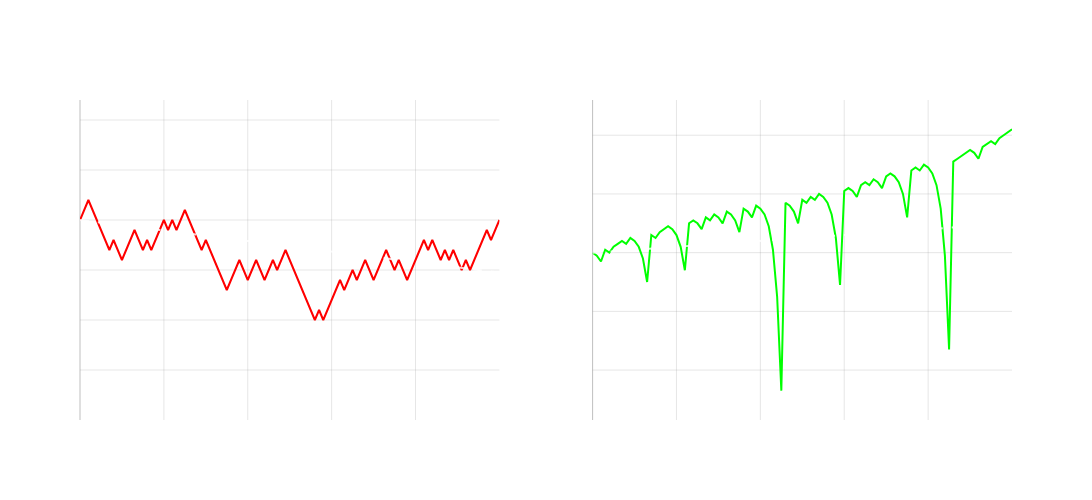

Notebook source saved alongside this figure:
### Markdown cell above
##### Examples of Optimal Policies in Casino Games

##### **Example:** Martingaling Roulette

 $$\mathbb{E}^{\pi_{roulette}}[\text{Wealth}] = \frac{18}{37} \cdot W_t + \frac{19}{37} \cdot (W_t - 1) = W_t - \frac{1}{37} \approx W_t - 2.7\%$$

 $$\mathbb{E}^{\pi_{martingale}}[\text{Wealth}] = \frac{18}{37} \cdot (W_t + 1) + \frac{19}{37} \cdot (W_t - 1 - 2 - 4 - ... - 2^n) = W_t + 1$$

*European Odds*

 The martingale strategy appears to guarantee a profit of $1 by doubling bets after each loss. However, this requires infinite wealth and no table limits.

### Code cell
# Roulette simulation parameters
n_plays = 100
starting_wealth = 10000
base_bet = 10

# Initialize wealth arrays
wealth_normal = np.zeros(n_plays + 1)
wealth_normal[0] = starting_wealth
wealth_martingale = np.zeros(n_plays + 1)
wealth_martingale[0] = starting_wealth

# Simulate normal roulette strategy
current_bet = base_bet
for i in range(n_plays):
    # 18/38 chance of winning on red/black bet in American roulette (0 and 00)
    won = np.random.random() < (18/38)
    if won:
        wealth_normal[i+1] = wealth_normal[i] + current_bet
    else:
        wealth_normal[i+1] = wealth_normal[i] - current_bet

# Simulate martingale strategy
current_bet = base_bet
for i in range(n_plays):
    won = np.random.random() < (18/38)
    if won:
        wealth_martingale[i+1] = wealth_martingale[i] + current_bet
        current_bet = base_bet
    else:
        wealth_martingale[i+1] = wealth_martingale[i] - current_bet
        current_bet *= 2

# Calculate theoretical edges
x_vals = np.arange(n_plays + 1)
ev_per_play = base_bet * ((18/38) - (20/38))  # -0.0526 per unit bet
theoretical_edge_normal = starting_wealth + ev_per_play * x_vals
theoretical_edge_martingale = starting_wealth + x_vals  # +1 per play

# Find y-axis ranges for each plot separately
y_min_normal = min(min(wealth_normal), min(theoretical_edge_normal))
y_max_normal = max(max(wealth_normal), max(theoretical_edge_normal))
y_range_normal = [y_min_normal - 100, y_max_normal + 100]

y_min_martingale = min(min(wealth_martingale), min(theoretical_edge_martingale))
y_max_martingale = max(max(wealth_martingale), max(theoretical_edge_martingale))
y_range_martingale = [y_min_martingale - 100, y_max_martingale + 100]

# Create figure with subplots
fig = make_subplots(
    rows=1, cols=2,
    subplot_titles=(
        f'Normal Roulette Strategy (EV: ${ev_per_play:.2f}/play)',
        'Martingale Strategy (Theoretical EV: +$1/play)'
    )
)

# Add traces for normal strategy
fig.add_trace(
    go.Scatter(
        x=x_vals,
        y=wealth_normal,
        mode='lines',
        line=dict(color='rgba(255, 0, 0, 1)', width=2),
        name='Wealth (Normal)'
    ),
    row=1, col=1
)

fig.add_trace(
    go.Scatter(
        x=x_vals,
        y=theoretical_edge_normal,
        mode='lines',
        line=dict(color='rgba(255, 255, 255, 0.8)', width=2, dash='dash'),
        name='Expected Value (Normal)'
    ),
    row=1, col=1
)

# Add traces for martingale strategy
fig.add_trace(
    go.Scatter(
        x=x_vals,
        y=wealth_martingale,
        mode='lines',
        line=dict(color='rgba(0, 255, 0, 1)', width=2),
        name='Wealth (Martingale)'
    ),
    row=1, col=2
)

fig.add_trace(
    go.Scatter(
        x=x_vals,
        y=theoretical_edge_martingale,
        mode='lines',
        line=dict(color='rgba(255, 255, 255, 0.8)', width=2, dash='dash'),
        name='Expected Value (Martingale)'
    ),
    row=1, col=2
)

# Update layout
fig.update_layout(
    height=500,
    width=1300,
    showlegend=False,
    plot_bgcolor='rgba(0,0,0,0)',
    paper_bgcolor='rgba(0,0,0,0)',
    font=dict(color='white')
)

# Update axes
for i in [1, 2]:
    fig.update_xaxes(
        title='Number of Plays',
        showgrid=True,
        gridwidth=1,
        gridcolor='rgba(128,128,128,0.2)',
        zeroline=True,
        zerolinewidth=1,
        zerolinecolor='rgba(128,128,128,0.5)',
        row=1, col=i
    )
    fig.update_yaxes(
        title='Wealth ($)' if i == 1 else '',
        showgrid=True,
        gridwidth=1,
        gridcolor='rgba(128,128,128,0.2)',
        zeroline=True,
        zerolinewidth=1,
        zerolinecolor='rgba(128,128,128,0.5)',
        range=y_range_normal if i == 1 else y_range_martingale,
        row=1, col=i
    )

fig.show()

### Figure 1 — Plotly figure (JSON) as saved in the notebook; plotly's stock layout.template omitted (floating-point values rounded to 4 significant figures)
{"data": [{"line": {"color": "rgba(255, 0, 0, 1)", "width": 2}, "mode": "lines", "name": "Wealth (Normal)", "type": "scatter", "x": [0, 1, 2, 3, 4, 5, 6, 7, 8, 9, 10, 11, 12, 13, 14, 15, 16, 17, 18, 19, 20, 21, 22, 23, 24, 25, 26, 27, 28, 29, 30, 31, 32, 33, 34, 35, 36, 37, 38, 39, 40, 41, 42, 43, 44, 45, 46, 47, 48, 49, 50, 51, 52, 53, 54, 55, 56, 57, 58, 59, 60, 61, 62, 63, 64, 65, 66, 67, 68, 69, 70, 71, 72, 73, 74, 75, 76, 77, 78, 79, 80, 81, 82, 83, 84, 85, 86, 87, 88, 89, 90, 91, 92, 93, 94, 95, 96, 97, 98, 99, 100], "xaxis": "x", "y": [10000.0, 10010.0, 10020.0, 10010.0, 10000.0, 9990.0, 9980.0, 9970.0, 9980.0, 9970.0, 9960.0, 9970.0, 9980.0, 9990.0, 9980.0, 9970.0, 9980.0, 9970.0, 9980.0, 9990.0, 10000.0, 9990.0, 10000.0, 9990.0, 10000.0, 10010.0, 10000.0, 9990.0, 9980.0, 9970.0, 9980.0, 9970.0, 9960.0, 9950.0, 9940.0, 9930.0, 9940.0, 9950.0, 9960.0, 9950.0, 9940.0, 9950.0, 9960.0, 9950.0, 9940.0, 9950.0, 9960.0, 9950.0, 9960.0, 9970.0, 9960.0, 9950.0, 9940.0, 9930.0, 9920.0, 9910.0, 9900.0, 9910.0, 9900.0, 9910.0, 9920.0, 9930.0, 9940.0, 9930.0, 9940.0, 9950.0, 9940.0, 9950.0, 9960.0, 9950.0, 9940.0, 9950.0, 9960.0, 9970.0, 9960.0, 9950.0, 9960.0, 9950.0, 9940.0, 9950.0, 9960.0, 9970.0, 9980.0, 9970.0, 9980.0, 9970.0, 9960.0, 9970.0, 9960.0, 9970.0, 9960.0, 9950.0, 9960.0, 9950.0, 9960.0, 9970.0, 9980.0, 9990.0, 9980.0, 9990.0, 10000.0], "yaxis": "y"}, {"line": {"color": "rgba(255, 255, 255, 0.8)", "dash": "dash", "width": 2}, "mode": "lines", "name": "Expected Value (Normal)", "type": "scatter", "x": [0, 1, 2, 3, 4, 5, 6, 7, 8, 9, 10, 11, 12, 13, 14, 15, 16, 17, 18, 19, 20, 21, 22, 23, 24, 25, 26, 27, 28, 29, 30, 31, 32, 33, 34, 35, 36, 37, 38, 39, 40, 41, 42, 43, 44, 45, 46, 47, 48, 49, 50, 51, 52, 53, 54, 55, 56, 57, 58, 59, 60, 61, 62, 63, 64, 65, 66, 67, 68, 69, 70, 71, 72, 73, 74, 75, 76, 77, 78, 79, 80, 81, 82, 83, 84, 85, 86, 87, 88, 89, 90, 91, 92, 93, 94, 95, 96, 97, 98, 99, 100], "xaxis": "x", "y": [10000.0, 9999.0, 9999.0, 9998.0, 9998.0, 9997.0, 9997.0, 9996.0, 9996.0, 9995.0, 9995.0, 9994.0, 9994.0, 9993.0, 9993.0, 9992.0, 9992.0, 9991.0, 9991.0, 9990.0, 9989.0, 9989.0, 9988.0, 9988.0, 9987.0, 9987.0, 9986.0, 9986.0, 9985.0, 9985.0, 9984.0, 9984.0, 9983.0, 9983.0, 9982.0, 9982.0, 9981.0, 9981.0, 9980.0, 9979.0, 9979.0, 9978.0, 9978.0, 9977.0, 9977.0, 9976.0, 9976.0, 9975.0, 9975.0, 9974.0, 9974.0, 9973.0, 9973.0, 9972.0, 9972.0, 9971.0, 9971.0, 9970.0, 9969.0, 9969.0, 9968.0, 9968.0, 9967.0, 9967.0, 9966.0, 9966.0, 9965.0, 9965.0, 9964.0, 9964.0, 9963.0, 9963.0, 9962.0, 9962.0, 9961.0, 9961.0, 9960.0, 9959.0, 9959.0, 9958.0, 9958.0, 9957.0, 9957.0, 9956.0, 9956.0, 9955.0, 9955.0, 9954.0, 9954.0, 9953.0, 9953.0, 9952.0, 9952.0, 9951.0, 9951.0, 9950.0, 9949.0, 9949.0, 9948.0, 9948.0, 9947.0], "yaxis": "y"}, {"line": {"color": "rgba(0, 255, 0, 1)", "width": 2}, "mode": "lines", "name": "Wealth (Martingale)", "type": "scatter", "x": [0, 1, 2, 3, 4, 5, 6, 7, 8, 9, 10, 11, 12, 13, 14, 15, 16, 17, 18, 19, 20, 21, 22, 23, 24, 25, 26, 27, 28, 29, 30, 31, 32, 33, 34, 35, 36, 37, 38, 39, 40, 41, 42, 43, 44, 45, 46, 47, 48, 49, 50, 51, 52, 53, 54, 55, 56, 57, 58, 59, 60, 61, 62, 63, 64, 65, 66, 67, 68, 69, 70, 71, 72, 73, 74, 75, 76, 77, 78, 79, 80, 81, 82, 83, 84, 85, 86, 87, 88, 89, 90, 91, 92, 93, 94, 95, 96, 97, 98, 99, 100], "xaxis": "x2", "y": [10000.0, 9990.0, 9970.0, 10010.0, 10000.0, 10020.0, 10030.0, 10040.0, 10030.0, 10050.0, 10040.0, 10020.0, 9980.0, 9900.0, 10060.0, 10050.0, 10070.0, 10080.0, 10090.0, 10080.0, 10060.0, 10020.0, 9940.0, 10100.0, 10110.0, 10100.0, 10080.0, 10120.0, 10110.0, 10130.0, 10120.0, 10100.0, 10140.0, 10130.0, 10110.0, 10070.0, 10150.0, 10140.0, 10120.0, 10160.0, 10150.0, 10130.0, 10090.0, 10010.0, 9850.0, 9530.0, 10170.0, 10160.0, 10140.0, 10100.0, 10180.0, 10170.0, 10190.0, 10180.0, 10200.0, 10190.0, 10170.0, 10130.0, 10050.0, 9890.0, 10210.0, 10220.0, 10210.0, 10190.0, 10230.0, 10240.0, 10230.0, 10250.0, 10240.0, 10220.0, 10260.0, 10270.0, 10260.0, 10240.0, 10200.0, 10120.0, 10280.0, 10290.0, 10280.0, 10300.0, 10290.0, 10270.0, 10230.0, 10150.0, 9990.0, 9670.0, 10310.0, 10320.0, 10330.0, 10340.0, 10350.0, 10340.0, 10320.0, 10360.0, 10370.0, 10380.0, 10370.0, 10390.0, 10400.0, 10410.0, 10420.0], "yaxis": "y2"}, {"line": {"color": "rgba(255, 255, 255, 0.8)", "dash": "dash", "width": 2}, "mode": "lines", "name": "Expected Value (Martingale)", "type": "scatter", "x": [0, 1, 2, 3, 4, 5, 6, 7, 8, 9, 10, 11, 12, 13, 14, 15, 16, 17, 18, 19, 20, 21, 22, 23, 24, 25, 26, 27, 28, 29, 30, 31, 32, 33, 34, 35, 36, 37, 38, 39, 40, 41, 42, 43, 44, 45, 46, 47, 48, 49, 50, 51, 52, 53, 54, 55, 56, 57, 58, 59, 60, 61, 62, 63, 64, 65, 66, 67, 68, 69, 70, 71, 72, 73, 74, 75, 76, 77, 78, 79, 80, 81, 82, 83, 84, 85, 86, 87, 88, 89, 90, 91, 92, 93, 94, 95, 96, 97, 98, 99, 100], "xaxis": "x2", "y": [10000, 10001, 10002, 10003, 10004, 10005, 10006, 10007, 10008, 10009, 10010, 10011, 10012, 10013, 10014, 10015, 10016, 10017, 10018, 10019, 10020, 10021, 10022, 10023, 10024, 10025, 10026, 10027, 10028, 10029, 10030, 10031, 10032, 10033, 10034, 10035, 10036, 10037, 10038, 10039, 10040, 10041, 10042, 10043, 10044, 10045, 10046, 10047, 10048, 10049, 10050, 10051, 10052, 10053, 10054, 10055, 10056, 10057, 10058, 10059, 10060, 10061, 10062, 10063, 10064, 10065, 10066, 10067, 10068, 10069, 10070, 10071, 10072, 10073, 10074, 10075, 10076, 10077, 10078, 10079, 10080, 10081, 10082, 10083, 10084, 10085, 10086, 10087, 10088, 10089, 10090, 10091, 10092, 10093, 10094, 10095, 10096, 10097, 10098, 10099, 10100], "yaxis": "y2"}], "layout": {"annotations": [{"font": {"size": 16}, "showarrow": false, "text": "Normal Roulette Strategy (EV: $-0.53/play)", "x": 0.225, "xanchor": "center", "xref": "paper", "y": 1, "yanchor": "bottom", "yref": "paper"}, {"font": {"size": 16}, "showarrow": false, "text": "Martingale Strategy (Theoretical EV: +$1/play)", "x": 0.775, "xanchor": "center", "xref": "paper", "y": 1, "yanchor": "bottom", "yref": "paper"}], "font": {"color": "white"}, "height": 500, "paper_bgcolor": "rgba(0,0,0,0)", "plot_bgcolor": "rgba(0,0,0,0)", "showlegend": false, "width": 1300, "xaxis": {"anchor": "y", "domain": [0, 0.45], "gridcolor": "rgba(128,128,128,0.2)", "gridwidth": 1, "showgrid": true, "title": {"text": "Number of Plays"}, "zeroline": true, "zerolinecolor": "rgba(128,128,128,0.5)", "zerolinewidth": 1}, "xaxis2": {"anchor": "y2", "domain": [0.55, 1], "gridcolor": "rgba(128,128,128,0.2)", "gridwidth": 1, "showgrid": true, "title": {"text": "Number of Plays"}, "zeroline": true, "zerolinecolor": "rgba(128,128,128,0.5)", "zerolinewidth": 1}, "yaxis": {"anchor": "x", "domain": [0, 1], "gridcolor": "rgba(128,128,128,0.2)", "gridwidth": 1, "range": [9800, 10120], "showgrid": true, "title": {"text": "Wealth ($)"}, "zeroline": true, "zerolinecolor": "rgba(128,128,128,0.5)", "zerolinewidth": 1}, "yaxis2": {"anchor": "x2", "domain": [0, 1], "gridcolor": "rgba(128,128,128,0.2)", "gridwidth": 1, "range": [9430, 10520], "showgrid": true, "title": {"text": ""}, "zeroline": true, "zerolinecolor": "rgba(128,128,128,0.5)", "zerolinewidth": 1}}}
